Frame 1 (no input): blank canvas, image omitted
Frame 60 (no input): blank canvas, image omitted
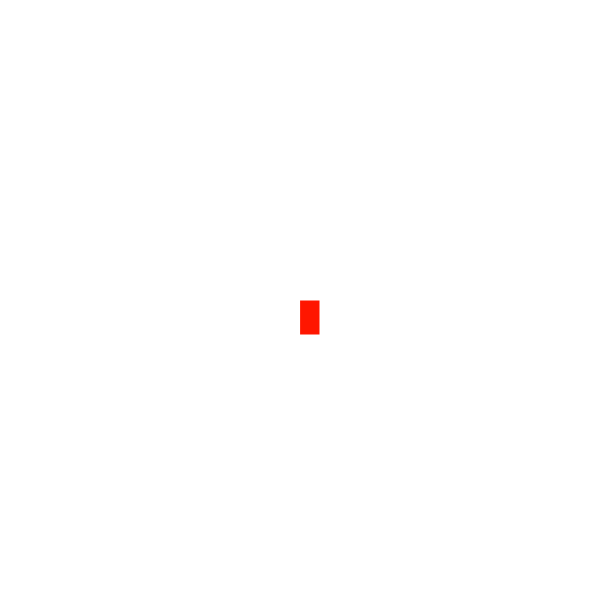
Frame 120 (the mouse pressed at the canvas centre since frame 60)

The p5.js sketch whose frames 1 and 60 were blank and that drew this single picture after the mouse press (run headless with seeded random() and noise() and a simulated clock; from frame 60 on, the mouse is pressed at the canvas centre):

// p5.js sketch
// ── sketch.js
function setup() {
  createCanvas(600, 600);
  background("white");
}

function draw() {
  stroke("rgb(255,0,215)D8B");
  fill("rgb(255,22,0)");

  // console.log(mouseIsPressed)

  if (mouseIsPressed) {
    rect(mouseX, mouseY, 20, 35);
  }
}
